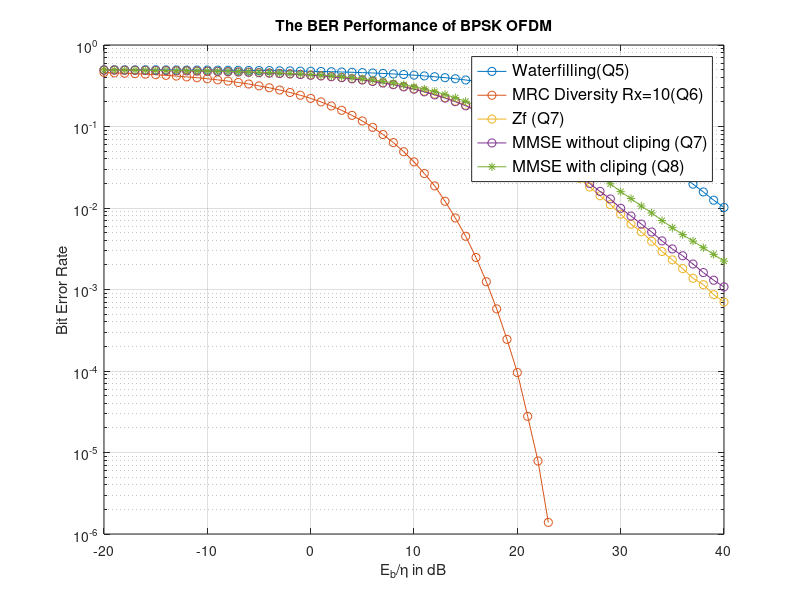

The MATLAB script that drew this image:
SNR_db=-20:1:40;
Error1=[0.497851851851852	0.498059259259259	0.496449074074074	0.496132407407407	0.496475000000000	0.496161111111111	0.494925000000000	0.494191666666667	0.493159259259259	0.493014814814815	0.492447222222222	0.491237037037037	0.490175000000000	0.489016666666667	0.487284259259259	0.486084259259259	0.485788888888889	0.482508333333333	0.481567592592593	0.478055555555556	0.476071296296296	0.473507407407407	0.470623148148148	0.466336111111111	0.462927777777778	0.457970370370370	0.453437962962963	0.447875925925926	0.441341666666667	0.434282407407407	0.426597222222222	0.417562962962963	0.408016666666667	0.397072222222222	0.385514814814815	0.372214814814815	0.357919444444444	0.341916666666667	0.323786111111111	0.306084259259259	0.286430555555556	0.265397222222222	0.243765740740741	0.222069444444444	0.199100000000000	0.177150000000000	0.155687037037037	0.135339814814815	0.115522222222222	0.0979972222222222	0.0819000000000000	0.0682000000000000	0.0560935185185185	0.0462194444444444	0.0376462962962963	0.0302842592592593	0.0245620370370370	0.0196166666666667	0.0157435185185185	0.0124611111111111	0.0101629629629630];
Error2=[0.460465740740741	0.455258333333333	0.450346296296296	0.444856018518519	0.438562500000000	0.431983796296296	0.424060185185185	0.415797685185185	0.406153703703704	0.396856944444444	0.385311574074074	0.373511574074074	0.360699537037037	0.346693055555556	0.332194444444444	0.315260648148148	0.298744907407407	0.280287962962963	0.261368518518519	0.241853703703704	0.221362962962963	0.200411574074074	0.178449537037037	0.157965277777778	0.137006481481481	0.116892592592593	0.0977287037037037	0.0797328703703704	0.0634546296296296	0.0490291666666667	0.0368101851851852	0.0264916666666667	0.0186703703703704	0.0121041666666667	0.00754583333333333	0.00449953703703704	0.00247175925925926	0.00124490740740741	0.000578240740740741	0.000244444444444444	9.58333333333333e-05	2.77777777777778e-05	7.87037037037037e-06	1.38888888888889e-06	0	0	0	0	0	0	0	0	0	0	0	0	0	0	0	0	0];
Error3=[0.492945370370370	0.492251851851852	0.490848148148148	0.489752777777778	0.488870370370370	0.486754629629630	0.486450000000000	0.483518518518519	0.482276851851852	0.479038888888889	0.476556481481482	0.474325925925926	0.471405555555556	0.466887037037037	0.463889814814815	0.458600000000000	0.453953703703704	0.448866666666667	0.442583333333333	0.436244444444444	0.427996296296296	0.418596296296296	0.409537962962963	0.399674074074074	0.387468518518519	0.374619444444444	0.360733333333333	0.344612962962963	0.328502777777778	0.310459259259259	0.290587037037037	0.270987962962963	0.249811111111111	0.226420370370370	0.205172222222222	0.182906481481481	0.161217592592593	0.140022222222222	0.120101851851852	0.101791666666667	0.0861694444444445	0.0706796296296296	0.0577611111111111	0.0463370370370370	0.0374898148148148	0.0294018518518519	0.0231370370370370	0.0180935185185185	0.0141361111111111	0.0110018518518519	0.00839907407407407	0.00632777777777778	0.00511111111111111	0.00390277777777778	0.00292407407407407	0.00231203703703704	0.00180555555555556	0.00137407407407407	0.00114629629629630	0.000863888888888889	0.000702777777777778];
Error4=[0.492376851851852	0.492103703703704	0.490251851851852	0.489681481481482	0.488743518518519	0.486566666666667	0.485350000000000	0.482564814814815	0.482304629629630	0.479123148148148	0.477266666666667	0.473839814814815	0.470463888888889	0.466181481481482	0.463027777777778	0.457862037037037	0.452486111111111	0.446964814814815	0.442085185185185	0.434578703703704	0.425790740740741	0.417564814814815	0.408233333333333	0.397637962962963	0.384121296296296	0.372137037037037	0.357288888888889	0.342325925925926	0.325950000000000	0.306278703703704	0.287016666666667	0.266014814814815	0.244237962962963	0.223001851851852	0.201345370370370	0.179375000000000	0.157579629629630	0.136869444444444	0.117957407407407	0.100475000000000	0.0842462962962963	0.0703768518518519	0.0581768518518519	0.0471935185185185	0.0387481481481482	0.0315259259259259	0.0252537037037037	0.0200018518518519	0.0159935185185185	0.0129166666666667	0.00991388888888889	0.00796574074074074	0.00634722222222222	0.00507222222222222	0.00395000000000000	0.00314722222222222	0.00259259259259259	0.00205462962962963	0.00161296296296296	0.00130000000000000	0.00107685185185185];
Error5=[0.493389814814815	0.492929629629630	0.492050000000000	0.491264814814815	0.489337962962963	0.488460185185185	0.487055555555556	0.485133333333333	0.484193518518519	0.481456481481481	0.479254629629630	0.476634259259259	0.473910185185185	0.470569444444444	0.467238888888889	0.462387962962963	0.458543518518519	0.453799074074074	0.447977777777778	0.442046296296296	0.434578703703704	0.426451851851852	0.417943518518519	0.408774074074074	0.398004629629630	0.385525925925926	0.373208333333333	0.358450925925926	0.342915740740741	0.325777777777778	0.307554629629630	0.288992592592593	0.268162037037037	0.247700925925926	0.225309259259259	0.203412962962963	0.182205555555556	0.160820370370370	0.140569444444444	0.121486111111111	0.103962962962963	0.0886305555555556	0.0745657407407407	0.0624805555555556	0.0520537037037037	0.0430759259259259	0.0354694444444444	0.0289592592592593	0.0238712962962963	0.0198064814814815	0.0158675925925926	0.0130453703703704	0.0105731481481481	0.00870277777777778	0.00702037037037037	0.00573425925925926	0.00472129629629630	0.00392314814814815	0.00325740740740741	0.00269444444444444	0.00222870370370370];
figure(1)
semilogy(SNR_db,Error1,'-o',SNR_db,Error2,'-o',SNR_db,Error3,'-o',SNR_db,Error4,'-o',SNR_db,Error5,'-*')
grid on
title('The BER Performance of BPSK OFDM');
ylabel('Bit Error Rate')
xlabel('E_b/\eta in dB');
legend({'Waterfilling(Q5)','MRC Diversity Rx=10(Q6)','Zf (Q7)','MMSE without cliping (Q7)','MMSE with cliping (Q8)'},'FontSize',12)
